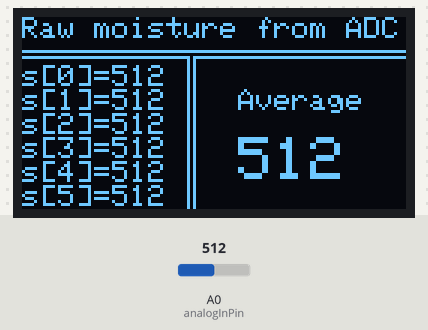
This sketch was run on a simulated Arduino Uno, built with avr-gcc and run on an emulated ATmega328P. On the bench: 128×64 one-colour display. The test bench sets the inputs (shaded band); at power-on: A0 (analogInPin) = 512. What the sketch prints to the serial monitor is not drawn.

Above: at 1.3 s.
1.4 s: A0 (analogInPin) set to 716
At 3.1 s:
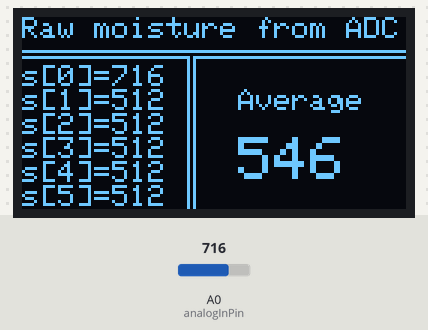
5.7 s: A0 (analogInPin) set to 900
At 6.1 s:
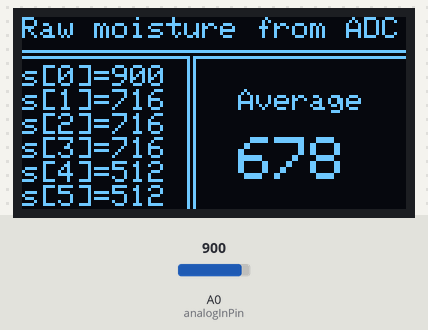
8.5 s: A0 (analogInPin) set to 1023
At 15.6 s:
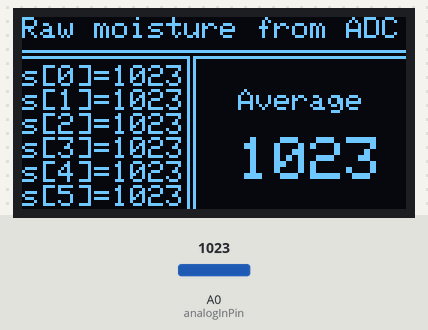
Timing chart, 0 to 17.1 s (numbered marks = the images above; inputs shaded):
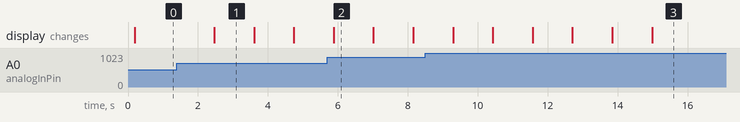

The sketch:

plant_watering.ino
```cpp
#include <Wire.h>
#include <Adafruit_GFX.h>
#include <Adafruit_SSD1306.h>

#define OLED_RESET 4
Adafruit_SSD1306 externalDisplay(OLED_RESET);

byte analogInPin = A0;
int sensorValue = 0;

#define FILTER_SAMPLES 6
int sensorSamplesQueue[FILTER_SAMPLES];
int sensorAverage = 0;

void setupExternalDisplay() {
  externalDisplay.begin(SSD1306_SWITCHCAPVCC, 0x3C);
  externalDisplay.clearDisplay();
  externalDisplay.display();
}

void readSensorValue() {
  delay(100); // Make sure the voltage level is more or less stable
  sensorValue = analogRead(analogInPin);
}

void insertSensorValueToSamplesQueue() {
  for(byte i = FILTER_SAMPLES - 1; i > 0; i--) {
    sensorSamplesQueue[i] = sensorSamplesQueue[i - 1];
  }
  sensorSamplesQueue[0] = sensorValue;
}

void fillSamplesQueueWithCurrentSensorValue() {
  for(byte i = 0; i < FILTER_SAMPLES; i++) {
    sensorSamplesQueue[i] = sensorValue;
  }
}

void calculateAverageSensorValue() {
  sensorAverage = 0;
  for(byte i = 0; i < FILTER_SAMPLES; i++) {
    sensorAverage += sensorSamplesQueue[i];
  }
  sensorAverage /= FILTER_SAMPLES;
}

void displayDebug() {
  printSerialDebug();
  displayExternalDisplayDebug();
}

void printSerialDebug() {
  Serial.print("raw moisture = ");
  Serial.println(sensorValue);
}

void displayExternalDisplayDebug() {
  externalDisplay.clearDisplay();
  externalDisplay.setTextSize(1);
  externalDisplay.setTextColor(WHITE);
  externalDisplay.setCursor(0, 0);
  externalDisplay.print("Raw moisture from ADC");
  byte LineIntersectionPointX = 56;
  byte LineIntersectionPointY = 12;
  externalDisplay.drawLine(0, LineIntersectionPointY - 1, externalDisplay.width() - 1, LineIntersectionPointY - 1, WHITE);
  externalDisplay.drawLine(0, LineIntersectionPointY + 1, LineIntersectionPointX - 1, LineIntersectionPointY + 1, WHITE);
  externalDisplay.drawLine(LineIntersectionPointX + 1, LineIntersectionPointY + 1, externalDisplay.width() - 1, LineIntersectionPointY + 1, WHITE);

  externalDisplay.setCursor(0, 16);
  for(byte i = 0; i < FILTER_SAMPLES; i++) {
    externalDisplay.print("s[");
    externalDisplay.print(i);
    externalDisplay.print("]=");
    externalDisplay.println(sensorSamplesQueue[i]);
  }
  externalDisplay.drawLine(LineIntersectionPointX - 1, LineIntersectionPointY + 1, LineIntersectionPointX - 1, externalDisplay.height() - 1, WHITE);
  externalDisplay.drawLine(LineIntersectionPointX + 1, LineIntersectionPointY + 1, LineIntersectionPointX + 1, externalDisplay.height() - 1, WHITE);

  externalDisplay.setCursor(72, 24);
  externalDisplay.println("Average");
  externalDisplay.setCursor(72, 40);
  externalDisplay.setTextSize(2);
  externalDisplay.println(sensorAverage);
  externalDisplay.display();
}

void setup() {
  Serial.begin(9600);
  setupExternalDisplay();
  readSensorValue();
  fillSamplesQueueWithCurrentSensorValue();
  calculateAverageSensorValue();
  displayDebug();
}

void loop() {
  delay(1000); // Main loop delay
  readSensorValue();
  insertSensorValueToSamplesQueue();
  calculateAverageSensorValue();
  displayDebug();
}
```

Measured:
- after the input at 1.4 s, the display: changes after 1.1 s (image 1)
- what the display in image 1 shows lasts 1.1 s, from 2.5 s to 3.6 s
